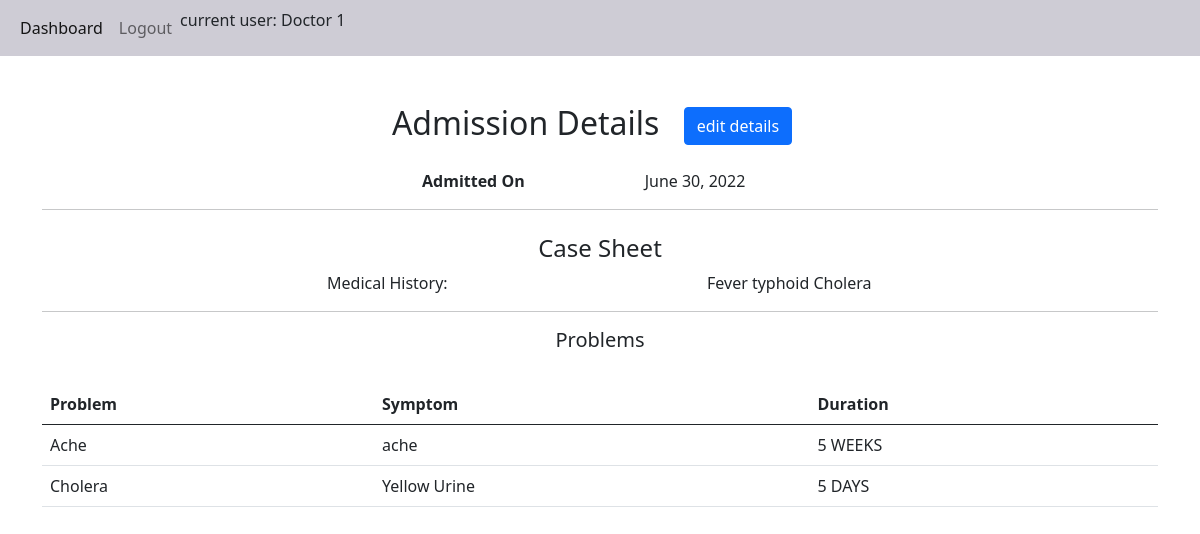
The page /patients/admission/18 (signed in) on the database its author committed.
### patients/models.py (models this page shows, shortened)
class AdmissionDetail(models.Model):
    date_of_admission = models.DateField(default=datetime.date.today)
    doctor = models.ForeignKey(DoctorDetail, on_delete=models.DO_NOTHING, related_name='admission_detail')
    patient = models.ForeignKey(PatientDetail, on_delete=models.DO_NOTHING, related_name='admission_detail')
    def get_case_sheet(self):
        return CaseSheet.objects.get(admission_detail=self)

class CaseSheet(models.Model):
    date = models.DateField()
    medical_history = models.CharField(max_length=2**16)
    admission_detail = models.OneToOneField(AdmissionDetail, on_delete=models.DO_NOTHING,
                                            related_name='case_sheet', null=False, blank=False)
    def get_sicknesses(self):
        return Sickness.objects.filter(case_sheet=self)

class Sickness(models.Model):
    DAYS = "DAYS"
    WEEKS = "WEEKS"
    MONTHS = "MONTHS"
    YEARS = "YEARS"
    DURATION_CHOICES = [
        (DAYS, "Days"),
        (WEEKS, "Weeks"),
        (MONTHS, "Months"),
        (YEARS, "Years")
    ]
    problem = models.CharField(max_length=2**14, blank=False)
    symptoms = models.CharField(max_length=2**14, blank=False)
    duration = models.IntegerField()
    duration_type = models.CharField(max_length=8, choices=DURATION_CHOICES)
    case_sheet = models.ForeignKey(CaseSheet, on_delete=models.DO_NOTHING)

### patients/views.py (the view)
# urls.py: path('admission/<pk>', AdmissionDetailView.as_view(), name='admission-detail-view'),
class AdmissionDetailView(DetailView):
    model = AdmissionDetail
    template_name = 'patients/admission_detail.html'
    def get_context_data(self, **kwargs):
        context = super(AdmissionDetailView, self).get_context_data()
        current_admission_detail: AdmissionDetail = kwargs.get('object')
        context['current_admission_detail'] = current_admission_detail
        case_sheet: CaseSheet = current_admission_detail.get_case_sheet()
        context['case_sheet'] = case_sheet
        sicknesses = case_sheet.get_sicknesses()
        context['sicknesses'] = sicknesses
        return context

### patients/templates/patients/admission_detail.html
{% extends "base.html" %}
{% block content %}
    <div class="container">
        <div class="row mt-5">
            <div class="col-lg-12 text-center h2">Admission Details
                <a href="{% url 'update-admission-detail' pk=object.id%}"><button class="mx-lg-3 btn-primary btn">edit details</button></a>
            </div>
        </div>
        <div class="row mt-3">
            <div class="offset-lg-4 col-lg-2 fw-bold">Admitted On</div>
            <div class="col-lg-2 text-center">{{ object.date_of_admission }}</div>
        </div>
        <hr>
        {% include 'patients/case_sheet_display.html' %}
    </div>
{% endblock %}

### templates/base.html (shortened to what this page needs)
<!DOCTYPE html>
<html lang="en">
<head>
    <link rel="stylesheet" href="/static/bootstrap-5/css/bootstrap.min.css">
    <link rel="stylesheet" href="/static/css/base.css">
</head>
<body>
<nav id="asir-bhavan-navbar" class="navbar navbar-expand-lg navbar-light bg-light">
    <div class="container-fluid">
        <ul class="navbar-nav">
            {% if user.is_authenticated %}
            <li class="nav-item">
                <a class="nav-link active" href="{% url "dashboard" %}">Dashboard</a>
            </li>
            <li class="nav-item">
                <a class="nav-link" href="{% url "logout" %}">Logout</a>
            </li>
            <li class="nav-item">
                <p>current user: {{ user.first_name }}</p>
            </li>
            {% else %}
            <li class="nav-item">
                <a class="nav-link" href="{% url "login" %}">Login</a>
            </li>
            {% endif %}
        </ul>
    </div>
</nav>
{% block content %}
{% endblock %}
</body>
</html>

### patients/templates/patients/case_sheet_display.html
<div class="row mt-4">
    <div class="col-lg-12 h4 text-center">Case Sheet</div>
</div>
<div id="case-sheet-container" class="row">
    <div class="offset-lg-3 col-lg-4 ">
        Medical History:
    </div>
    <div class="col-lg-4">
        {{ case_sheet.medical_history }}
    </div>
</div>
<hr>
<div class="row mt-3 mb-3">
    <div class="col-lg-12 text-center h5">Problems</div>
</div>
<div class="row mt-4">
    <div class="col-lg-12">
        <table class="table">
            <thead>
                <th scope="col">Problem</th>
                <th scope="col">Symptom</th>
                <th scope="col">Duration</th>
            </thead>
            <tbody>
                {% for sickness in sicknesses %}
                <tr>
                    <td>{{ sickness.problem }}</td>
                    <td>{{ sickness.symptoms }}</td>
                    <td>{{ sickness.duration }} {{ sickness.duration_type }}</td>
                </tr>
                {% endfor %}
            </tbody>
        </table>
    </div>
</div>

### static/css/base.css (style rules this page uses)
.nav-link { cursor: pointer; }
#asir-bhavan-navbar { background-color: #ceccd5 !important; }

### rows shown on the page
AdmissionDetail: date_of_admission "June 30, 2022"
CaseSheet: medical_history "Fever typhoid Cholera"
Sickness: problem "Ache", symptoms "ache", duration "5", duration_type "WEEKS"
Sickness: problem "Cholera", symptoms "Yellow Urine", duration "5", duration_type "DAYS"

### other values the page prints
{{ user.first_name }} "Doctor 1"
